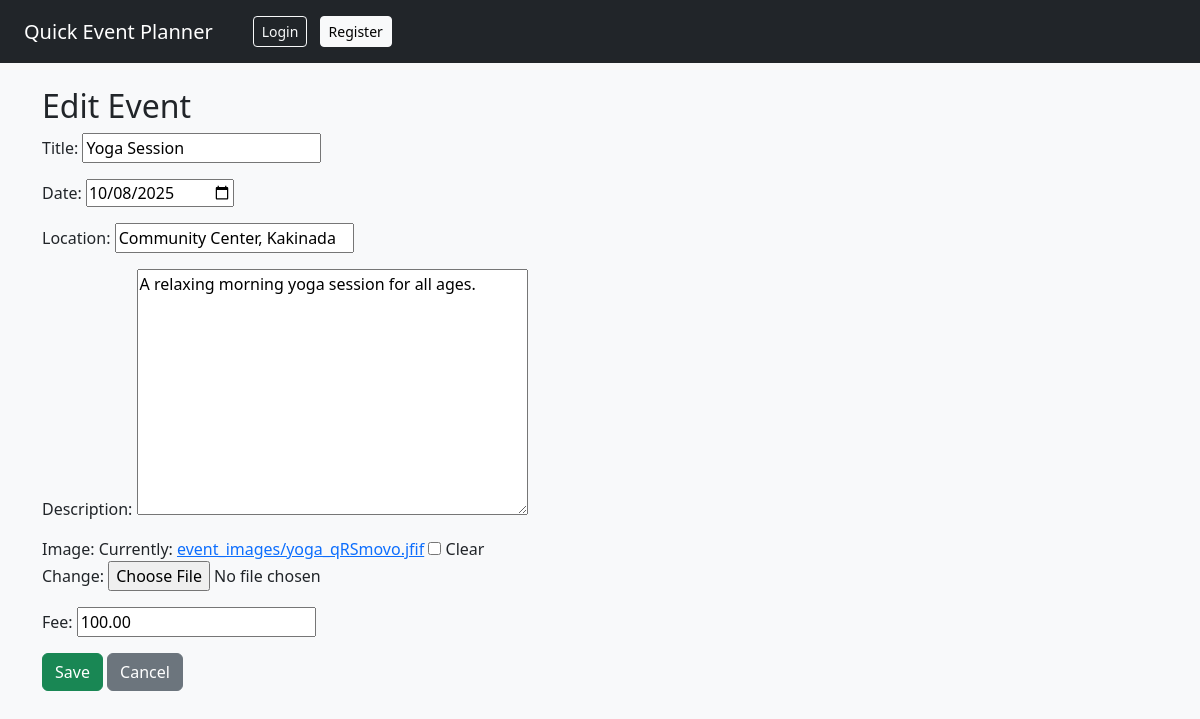
Page /edit/1/ on the committed database.
### quickapp/models.py (models this page shows, shortened)
class Event(models.Model):
    title = models.CharField(max_length=100)  # ✅ Make sure 'name' is defined
    date = models.DateField()
    location = models.CharField(max_length=200)
    description = models.TextField()
    image = models.ImageField(upload_to='event_images/', blank=True, null=True)
    fee = models.DecimalField(max_digits=8, decimal_places=2, default=0.00)

### quickapp/views.py (the view)
# urls.py: path('edit/<int:pk>/', views.edit_event, name='edit_event'),
def edit_event(request, pk):
    event = get_object_or_404(Event, id=pk)
    if request.method == 'POST':
        form = EventForm(request.POST,request.FILES, instance=event)
        if form.is_valid():
            form.save()
            return redirect('index')
    else:
        form = EventForm(instance=event)
    return render(request, 'quickapp/form.html', {'form': form, 'title': 'Edit Event'})

### quickapp/forms.py
class EventForm(forms.ModelForm):
    class Meta:
        model = Event
        fields = ['title', 'description', 'date', 'time', 'location', 'image','fee']
        fields = '__all__'
        widgets = {
            'date': forms.DateInput(attrs={'type': 'date'}),
        }

### quickapp/templates/quickapp/form.html (shortened to what this page needs)
{% extends 'quickapp/base.html' %}
{% block content %}
<h2>{% if form.instance.pk %}Edit{% else %}Add{% endif %} Event</h2>
<form method="post" enctype="multipart/form-data">
    {{ form.as_p }}
    <button type="submit" class="btn btn-success">Save</button>
    <a href="{% url 'index' %}" class="btn btn-secondary">Cancel</a>
</form>
{% endblock %}

### quickapp/static/css/style.css (style rules this page uses)
body { font-family: 'Segoe UI', sans-serif; background-color: #f8f9fa; }

### rows in the picture
Event: title "Yoga Session", date "10/08/2025", location "Community Center, Kakinada", description "A relaxing morning yoga session for all ages.", fee "100.00"
